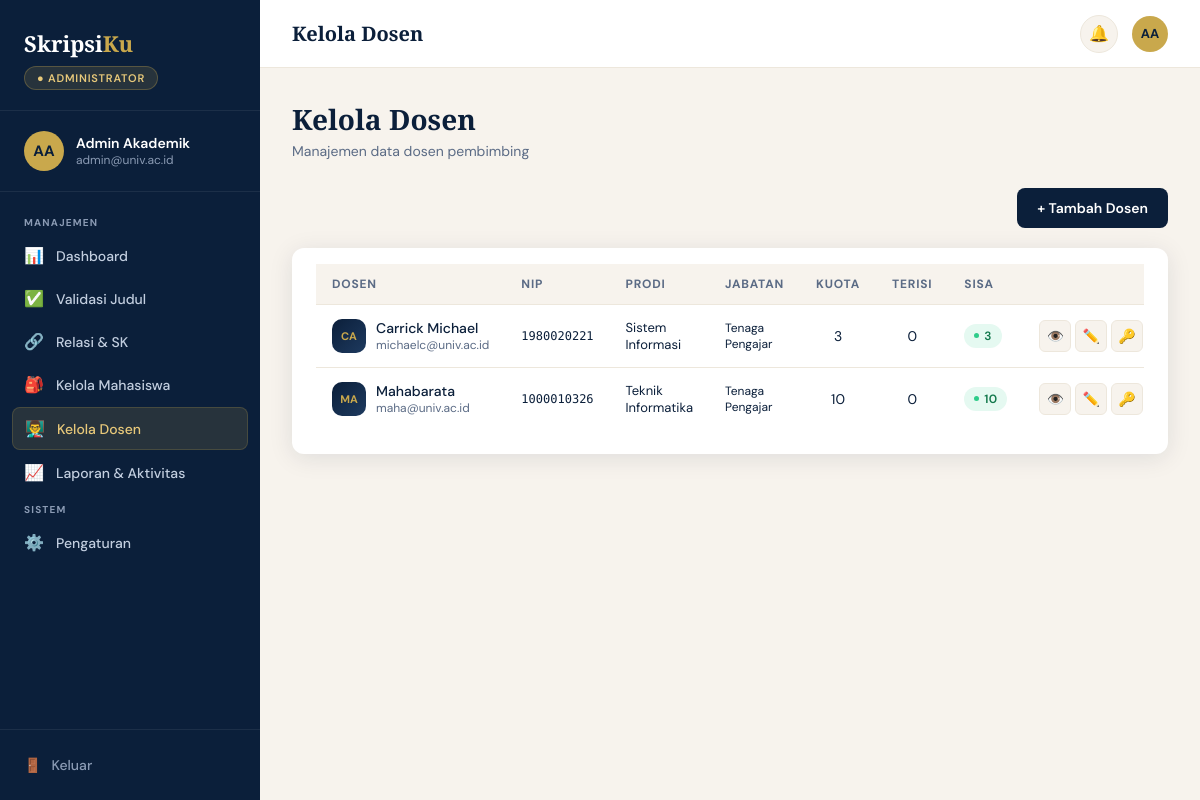
Page /admin/dosen.php (signed in) on the committed database.
### tables this page shows
CREATE TABLE `dosen` (
  `id_dosen` int(11) NOT NULL,
  `id_user` int(11) NOT NULL,
  `id_prodi` int(11) NOT NULL,
  `nip` varchar(20) NOT NULL,
  `jabatan_fungsional` enum('Tenaga Pengajar','Asisten Ahli','Lektor','Lektor Kepala','Guru Besar') DEFAULT NULL COMMENT 'Jabatan Fungsional Akademik Dosen',
  `keahlian` enum('Rekayasa Perangkat Lunak & Web','Pemrograman Mobile','Kecerdasan Buatan & Machine Learning','Data Science & Analitik','Internet of Things (IoT)','Keamanan Siber & Jaringan','Manajemen Sistem Informasi') DEFAULT NULL COMMENT 'Bidang Keahlian Dosen Ilkom',
  `kuota_bimbingan` tinyint(3) UNSIGNED NOT NULL DEFAULT 10,
  `terisi` tinyint(3) UNSIGNED NOT NULL DEFAULT 0
);

CREATE TABLE `user` (
  `id_user` int(11) NOT NULL,
  `nama_lengkap` varchar(100) NOT NULL,
  `email` varchar(100) NOT NULL,
  `password_hash` varchar(255) NOT NULL,
  `role` enum('mahasiswa','dosen','admin') NOT NULL,
  `status` enum('aktif','nonaktif') NOT NULL DEFAULT 'aktif',
  `created_at` timestamp NOT NULL DEFAULT current_timestamp(),
  `updated_at` timestamp NOT NULL DEFAULT current_timestamp() ON UPDATE current_timestamp(),
  `last_login` datetime DEFAULT NULL
);

CREATE TABLE `program_studi` (
  `id_prodi` int(11) NOT NULL,
  `kode_prodi` varchar(10) NOT NULL,
  `nama_prodi` varchar(100) NOT NULL,
  `jenjang` enum('D3','S1','S2','S3') NOT NULL DEFAULT 'S1',
  `fakultas` varchar(100) NOT NULL,
  `akreditasi` char(1) DEFAULT NULL,
  `created_at` timestamp NOT NULL DEFAULT current_timestamp(),
  `updated_at` timestamp NOT NULL DEFAULT current_timestamp() ON UPDATE current_timestamp()
);

### config/auth.php (called while the page is built, shortened)
<?php
function currentUser(): array {
    return $_SESSION['user'] ?? [];
}
function role(): string {
    return $_SESSION['role'] ?? '';
}
function userId(): int {
    return (int)($_SESSION['id_user'] ?? 0);
}
function e(?string $s): string {
    return htmlspecialchars((string)$s, ENT_QUOTES, 'UTF-8');
}

### config/db.php (called while the page is built, shortened)
<?php
function getDB(): PDO {
    static $pdo = null;
    if ($pdo === null) {
        $dsn = sprintf('mysql:host=%s;dbname=%s;charset=%s', DB_HOST, DB_NAME, DB_CHAR);
        $pdo = new PDO($dsn, DB_USER, DB_PASS, [
            PDO::ATTR_ERRMODE            => PDO::ERRMODE_EXCEPTION,
            PDO::ATTR_DEFAULT_FETCH_MODE => PDO::FETCH_ASSOC,
            PDO::ATTR_EMULATE_PREPARES   => false,
        ]);
    }
    return $pdo;
}
function fetchAll(string $sql, array $params = []): array {
    $stmt = getDB()->prepare($sql);
    $stmt->execute($params);
    return $stmt->fetchAll();
}
function countRows(string $sql, array $params = []): int {
    $stmt = getDB()->prepare($sql);
    $stmt->execute($params);
    return (int) $stmt->fetchColumn();
}

### admin/dosen.php (the view, shortened to what this page needs)
<?php
require_once __DIR__ . '/../config/db.php';
require_once __DIR__ . '/../config/auth.php';
$pageTitle  = 'Kelola Dosen';
$activePage = 'kelola_dosen';
$list = fetchAll('SELECT d.*,u.nama_lengkap,u.email,u.status AS status_user,ps.nama_prodi,u.id_user FROM dosen d JOIN user u ON u.id_user=d.id_user JOIN program_studi ps ON ps.id_prodi=d.id_prodi ORDER BY u.nama_lengkap');
include __DIR__ . '/../includes/header.php';
include __DIR__ . '/../includes/sidebar.php';
?>
<div class="layout"><main class="main">
<?php include __DIR__ . '/../includes/topbar.php'; ?>
<div class="content">
  <div class="page-header"><h1>Kelola Dosen</h1><p>Manajemen data dosen pembimbing</p></div>
  <div class="search-bar">
    <button class="btn btn-primary" onclick="document.getElementById('modalDosen').style.display='flex'">+ Tambah Dosen</button>
  </div>
  <div class="card">
    <div class="card-body">
      <div class="table-wrap">
        <table>
          <thead><tr><th>Dosen</th><th>NIP</th><th>Prodi</th><th>Jabatan</th><th>Kuota</th><th>Terisi</th><th>Sisa</th><th style="text-align:right;">Aksi</th></tr></thead>
          <tbody>
            <?php foreach ($list as $d):
                $jsonData = htmlspecialchars(json_encode($d), ENT_QUOTES, 'UTF-8');
            ?>
              <tr>
                <td>
                  <div style="display:flex;align-items:center;gap:10px;">
                    <div class="mini-avatar" style="width:34px;height:34px;font-size:11px;"><?= strtoupper(substr($d['nama_lengkap'],0,2)) ?></div>
                    <div>
                      <div style="font-weight:500;"><?= e($d['nama_lengkap']) ?></div>
                      <div style="font-size:12px;color:var(--slate);"><?= e($d['email']) ?></div>
                    </div>
                  </div>
                </td>
                <td class="mono" style="font-size:12px;"><?= e($d['nip']) ?></td>
                <td style="font-size:13px;"><?= e($d['nama_prodi']) ?></td>
                <td style="font-size:12px;"><?= e($d['jabatan_fungsional'] ?? '—') ?></td>
                <td style="text-align:center;"><?= $d['kuota_bimbingan'] ?></td>
                <td style="text-align:center;"><?= $d['terisi'] ?></td>
                <td>
                  <?php $sisa = $d['kuota_bimbingan'] - $d['terisi']; ?>
                  <span class="badge <?= $sisa===0?'danger':($sisa<=2?'warning':'success') ?>"><span class="badge-dot"></span><?= $sisa ?></span>
                </td>
                <td style="text-align:right;white-space:nowrap;">
                  <button type="button" class="btn-icon" title="Pratinjau Data" onclick="openPreviewModal(<?= $jsonData ?>)">👁️</button>
                  <button type="button" class="btn-icon" title="Edit Data" onclick="openEditModal(<?= $jsonData ?>)">✏️</button>
                  <form method="POST" style="display:inline;" onsubmit="return confirm('Reset password dosen ini? Password lama tidak akan berlaku lagi.')"><?= csrfField() ?>
                    <button type="submit" class="btn-icon" title="Reset Password">🔑</button>
                  </form>
                </td>
              </tr>
            <?php endforeach; ?>
          </tbody>
        </table>
      </div>
    </div>
  </div>
</div>
<?php include __DIR__ . '/../includes/footer.php'; ?>

### includes/header.php (shortened to what this page needs)
<!DOCTYPE html>
<html lang="id">
<head>
<link rel="stylesheet" href="<?= BASE_URL ?>/assets/style.css">
</head>
<body>

### includes/sidebar.php (shortened to what this page needs)
<?php
require_once __DIR__ . '/../config/auth.php';
$user   = currentUser();
$role   = role();
$initials = implode('', array_map(fn($w) => strtoupper($w[0]),
              array_filter(explode(' ', $user['nama_lengkap'] ?? 'U'))));
$initials = substr($initials, 0, 2);
$roleLabel = ['mahasiswa'=>'Mahasiswa','dosen'=>'Dosen','admin'=>'Administrator'][$role] ?? $role;
$isBimbinganAktif = false;
$isJudulDisetujui = false;
?>
<aside class="sidebar" id="sidebar">
  <div class="sidebar-header">
    <div class="sidebar-logo">Skripsi<span>Ku</span></div>
    <div class="sidebar-role-badge">● <?= e($roleLabel) ?></div>
  </div>
  <div class="sidebar-user">
    <div class="avatar"><?= e($initials) ?></div>
    <div style="overflow:hidden;">
      <div class="user-info-name"><?= e($user['nama_lengkap'] ?? '') ?></div>
      <div class="user-info-sub"><?= e($user['email'] ?? '') ?></div>
    </div>
  </div>
  <nav class="sidebar-nav">
    <?php foreach ($navs[$role] ?? [] as $group): ?>
      <div class="nav-section-label"><?= e($group['section']) ?></div>
      <?php foreach ($group['items'] as $item):
        $isActive = ($activePage ?? '') === $item['id'];
        $isLocked = $item['locked'] ?? false;
      ?>
        <?php if ($isLocked): ?>
          <span class="nav-item nav-item--locked" aria-disabled="true" title="<?= e($item['hint'] ?? 'Belum tersedia') ?>">
            <span class="nav-icon" aria-hidden="true">🔒</span>
            <span style="min-width:0;">
              <?= e($item['label']) ?>
              <span class="nav-hint"><?= e($item['hint'] ?? 'Belum tersedia') ?></span>
            </span>
          </span>
        <?php else: ?>
          <a href="<?= BASE_URL . '/' . $item['href'] ?>" class="nav-item <?= $isActive ? 'active' : '' ?>"<?= $isActive ? ' aria-current="page"' : '' ?>>
            <span class="nav-icon" aria-hidden="true"><?= $item['icon'] ?></span>
            <?= e($item['label']) ?>
          </a>
        <?php endif; ?>
      <?php endforeach; ?>
    <?php endforeach; ?>
  </nav>
  <div class="sidebar-footer">
    <a href="<?= BASE_URL ?>/logout.php" class="logout-btn">
      <span>🚪</span> Keluar
    </a>
  </div>
</aside>

### includes/topbar.php (shortened to what this page needs)
<?php
$user     = currentUser();
$initials = implode('', array_map(fn($w) => strtoupper($w[0]),
              array_filter(explode(' ', $user['nama_lengkap'] ?? 'U'))));
$initials = substr($initials, 0, 2);
$unreadCount = countRows('SELECT COUNT(*) FROM notifikasi WHERE id_user=? AND is_read=0',[userId()]);
?>
<header class="topbar">
  <div style="display:flex;align-items:center;gap:14px;">
    <div class="topbar-title"><?= e($pageTitle ?? 'Portal') ?></div>
  </div>
  <div class="topbar-right">
    <button type="button" class="notif-btn" id="notifBtn"
            aria-label="Notifikasi<?= $unreadCount > 0 ? ', ' . $unreadCount . ' belum dibaca' : '' ?>">
      🔔
    </button>
    <a href="<?= BASE_URL ?>/profil.php" class="avatar" style="width:36px;height:36px;font-size:13px;" aria-label="Profil saya" title="Profil saya"><?= e($initials) ?></a>
  </div>
</header>

### includes/footer.php (shortened to what this page needs)
    </div>
</body>
</html>

### rows in the picture
dosen: id_user.nama_lengkap "CA", id_user.nama_lengkap "Carrick Michael", id_user.email "michaelc@univ.ac.id", nip "1980020221", id_prodi.nama_prodi "Sistem Informasi", jabatan_fungsional "Tenaga Pengajar", kuota_bimbingan "3", terisi "0"
dosen: id_user.nama_lengkap "MA", id_user.nama_lengkap "Mahabarata", id_user.email "maha@univ.ac.id", nip "1000010326", id_prodi.nama_prodi "Teknik Informatika", jabatan_fungsional "Tenaga Pengajar", kuota_bimbingan "10", terisi "0"

### other values in the picture
$roleLabel "ADMINISTRATOR"
$initials "AA"
$user['nama_lengkap'] "Admin Akademik"
$user['email'] "admin@univ.ac.id"
$group['section'] "MANAJEMEN"
$item['icon'] "📊"
$item['label'] "Dashboard"
$item['icon'] "✅"
$item['label'] "Validasi Judul"
$item['icon'] "🔗"
$item['label'] "Relasi & SK"
$item['icon'] "🎒"
$item['label'] "Kelola Mahasiswa"
$item['icon'] "👨‍🏫"
$item['label'] "Kelola Dosen"
